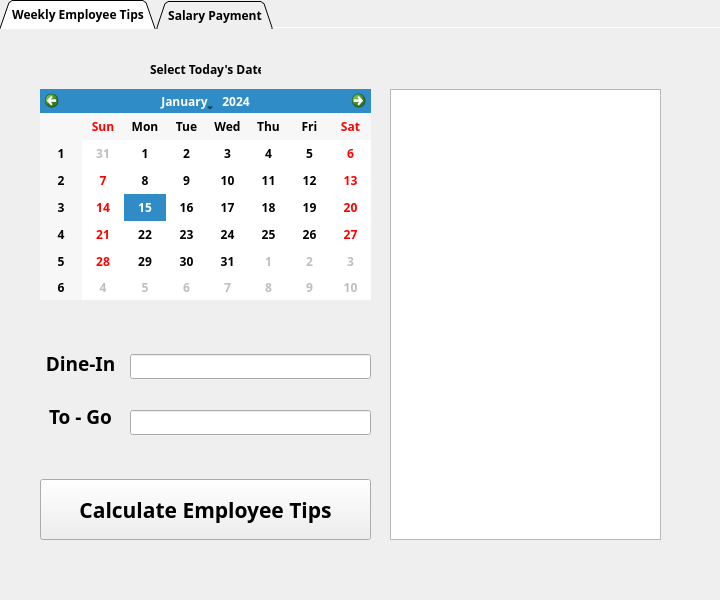
<?xml version="1.0" encoding="UTF-8"?>
<ui version="4.0">
 <class>MainWindow</class>
 <widget class="QTabWidget" name="MainWindow">
  <property name="geometry">
   <rect>
    <x>0</x>
    <y>0</y>
    <width>720</width>
    <height>600</height>
   </rect>
  </property>
  <property name="font">
   <font>
    <family>Trebuchet MS</family>
    <weight>75</weight>
    <bold>true</bold>
   </font>
  </property>
  <property name="cursor">
   <cursorShape>ArrowCursor</cursorShape>
  </property>
  <property name="mouseTracking">
   <bool>false</bool>
  </property>
  <property name="focusPolicy">
   <enum>Qt::NoFocus</enum>
  </property>
  <property name="windowTitle">
   <string>Olive Tree Management</string>
  </property>
  <property name="tabPosition">
   <enum>QTabWidget::North</enum>
  </property>
  <property name="tabShape">
   <enum>QTabWidget::Triangular</enum>
  </property>
  <property name="currentIndex">
   <number>0</number>
  </property>
  <property name="documentMode">
   <bool>true</bool>
  </property>
  <property name="tabsClosable">
   <bool>false</bool>
  </property>
  <property name="movable">
   <bool>false</bool>
  </property>
  <property name="tabBarAutoHide">
   <bool>false</bool>
  </property>
  <widget class="QWidget" name="Tab1">
   <property name="focusPolicy">
    <enum>Qt::NoFocus</enum>
   </property>
   <property name="acceptDrops">
    <bool>false</bool>
   </property>
   <attribute name="title">
    <string>Weekly Employee Tips</string>
   </attribute>
   <widget class="QPushButton" name="get_tips">
    <property name="geometry">
     <rect>
      <x>40</x>
      <y>450</y>
      <width>331</width>
      <height>61</height>
     </rect>
    </property>
    <property name="font">
     <font>
      <pointsize>16</pointsize>
     </font>
    </property>
    <property name="cursor">
     <cursorShape>PointingHandCursor</cursorShape>
    </property>
    <property name="mouseTracking">
     <bool>true</bool>
    </property>
    <property name="text">
     <string>Calculate Employee Tips</string>
    </property>
    <property name="default">
     <bool>false</bool>
    </property>
    <property name="flat">
     <bool>false</bool>
    </property>
   </widget>
   <widget class="QLabel" name="label">
    <property name="geometry">
     <rect>
      <x>150</x>
      <y>30</y>
      <width>111</width>
      <height>21</height>
     </rect>
    </property>
    <property name="text">
     <string>Select Today's Date</string>
    </property>
   </widget>
   <widget class="QListView" name="tips_output">
    <property name="geometry">
     <rect>
      <x>390</x>
      <y>60</y>
      <width>271</width>
      <height>451</height>
     </rect>
    </property>
   </widget>
   <widget class="QWidget" name="verticalLayoutWidget_2">
    <property name="geometry">
     <rect>
      <x>40</x>
      <y>310</y>
      <width>81</width>
      <height>101</height>
     </rect>
    </property>
    <layout class="QVBoxLayout" name="verticalLayout_2">
     <item>
      <widget class="QLabel" name="label_3">
       <property name="font">
        <font>
         <pointsize>14</pointsize>
        </font>
       </property>
       <property name="layoutDirection">
        <enum>Qt::LeftToRight</enum>
       </property>
       <property name="frameShape">
        <enum>QFrame::NoFrame</enum>
       </property>
       <property name="text">
        <string>Dine-In</string>
       </property>
       <property name="alignment">
        <set>Qt::AlignCenter</set>
       </property>
      </widget>
     </item>
     <item>
      <widget class="QLabel" name="label_2">
       <property name="font">
        <font>
         <pointsize>14</pointsize>
        </font>
       </property>
       <property name="text">
        <string>To - Go</string>
       </property>
       <property name="alignment">
        <set>Qt::AlignCenter</set>
       </property>
      </widget>
     </item>
    </layout>
   </widget>
   <widget class="QWidget" name="verticalLayoutWidget_3">
    <property name="geometry">
     <rect>
      <x>130</x>
      <y>300</y>
      <width>241</width>
      <height>131</height>
     </rect>
    </property>
    <layout class="QVBoxLayout" name="verticalLayout_3">
     <item>
      <widget class="QLineEdit" name="dinein_text"/>
     </item>
     <item>
      <widget class="QLineEdit" name="togo_text"/>
     </item>
    </layout>
   </widget>
   <widget class="QCalendarWidget" name="tips_calendar">
    <property name="enabled">
     <bool>true</bool>
    </property>
    <property name="geometry">
     <rect>
      <x>40</x>
      <y>60</y>
      <width>331</width>
      <height>211</height>
     </rect>
    </property>
    <property name="firstDayOfWeek">
     <enum>Qt::Sunday</enum>
    </property>
    <property name="selectionMode">
     <enum>QCalendarWidget::SingleSelection</enum>
    </property>
    <property name="horizontalHeaderFormat">
     <enum>QCalendarWidget::ShortDayNames</enum>
    </property>
    <property name="dateEditEnabled">
     <bool>true</bool>
    </property>
   </widget>
  </widget>
  <widget class="QWidget" name="Tab2">
   <attribute name="title">
    <string>Salary Payment</string>
   </attribute>
   <widget class="QPushButton" name="getHours">
    <property name="geometry">
     <rect>
      <x>50</x>
      <y>440</y>
      <width>251</width>
      <height>61</height>
     </rect>
    </property>
    <property name="font">
     <font>
      <pointsize>11</pointsize>
     </font>
    </property>
    <property name="text">
     <string>Fetch Employee Hour Information</string>
    </property>
   </widget>
  </widget>
 </widget>
 <resources/>
 <connections/>
</ui>
